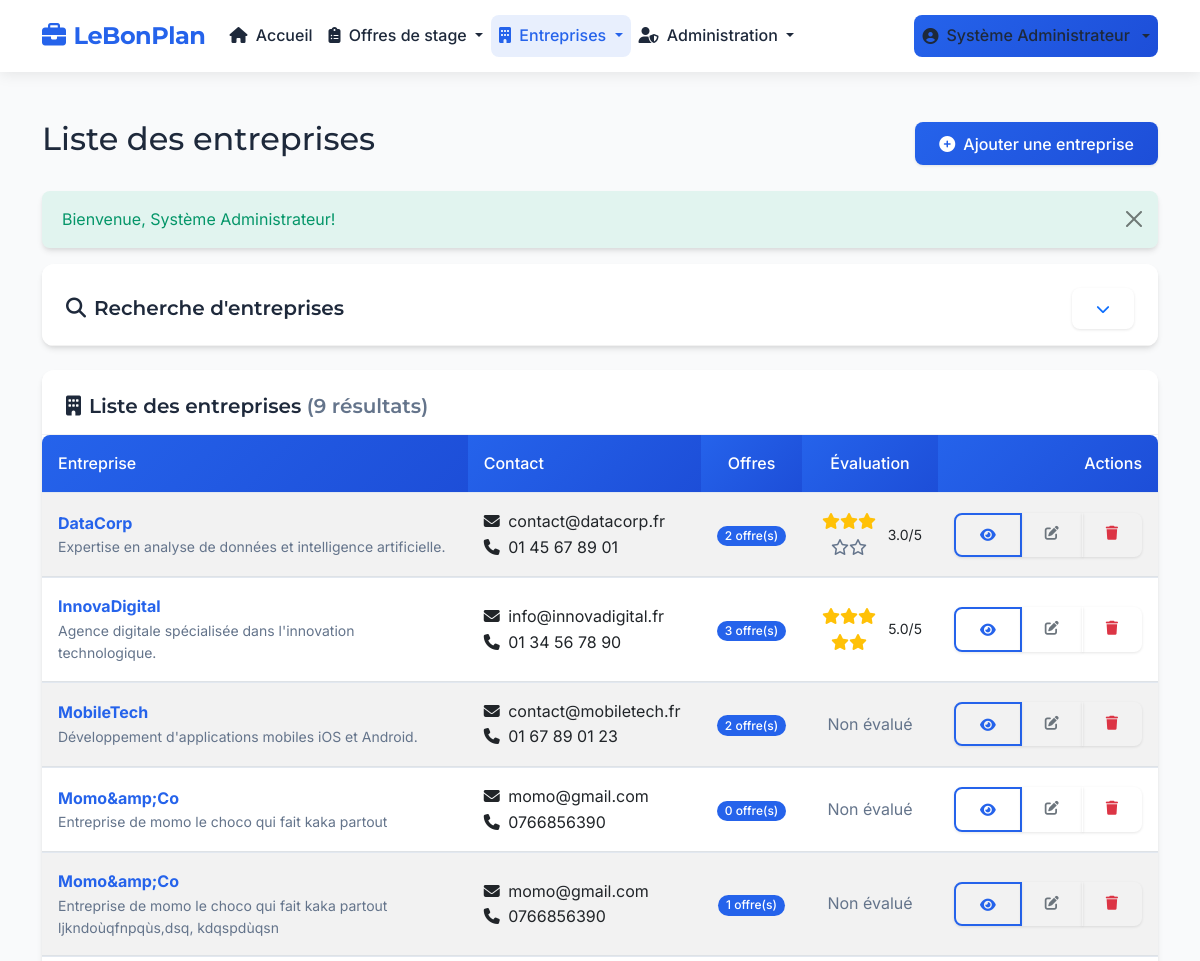
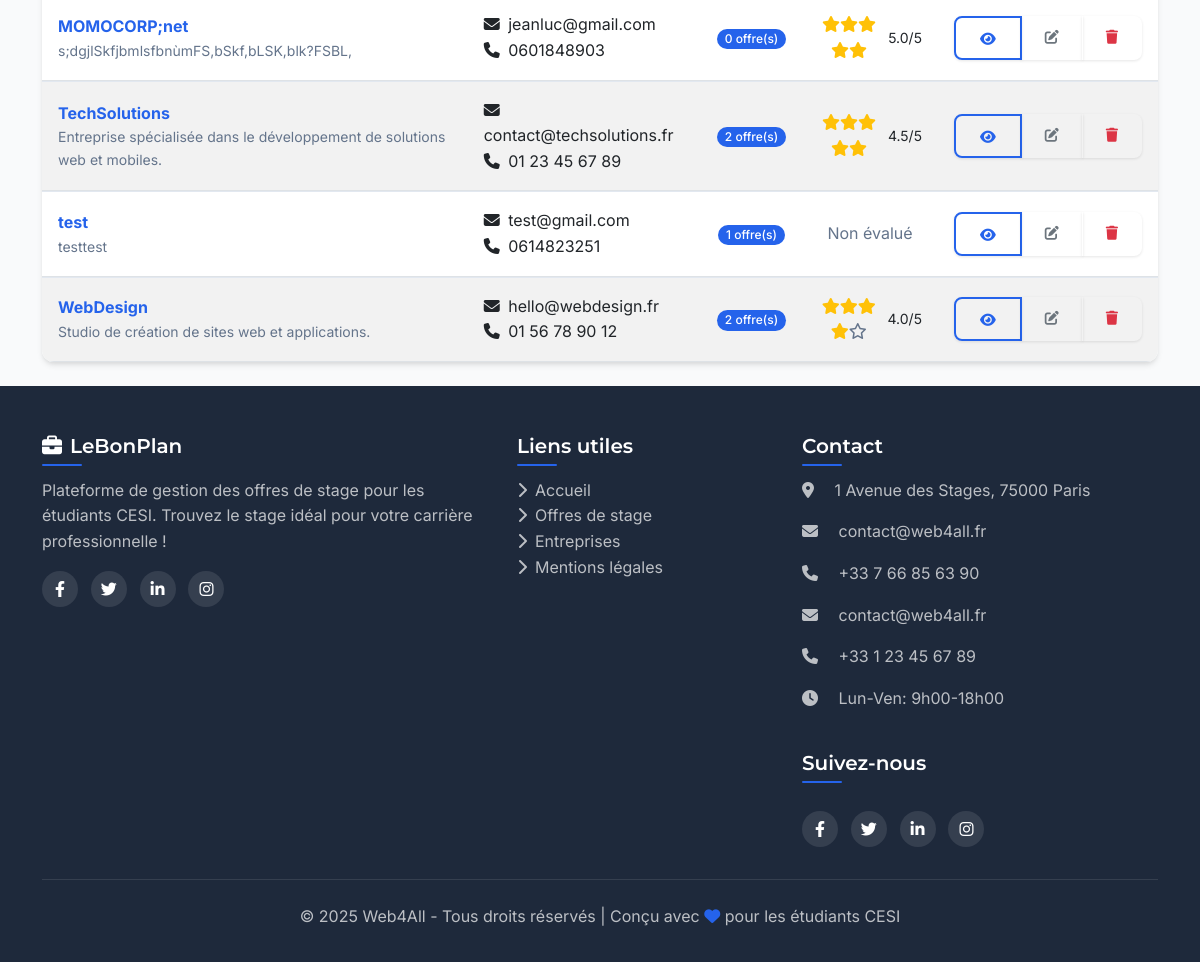
The app's page /index.php?page=entreprises (signed in) with its own data (2 pictures, top to bottom).
### tables this page shows
CREATE TABLE `entreprises` (
  `id` int NOT NULL,
  `nom` varchar(100) NOT NULL,
  `description` text,
  `email` varchar(100) DEFAULT NULL,
  `telephone` varchar(20) DEFAULT NULL,
  `created_at` datetime NOT NULL,
  `updated_at` datetime DEFAULT CURRENT_TIMESTAMP ON UPDATE CURRENT_TIMESTAMP
);

### controllers/EntrepriseController.php (called while the page is built, shortened)
<?php
class EntrepriseController {
    private $entrepriseModel;
    public function __construct() {
        require_once MODELS_PATH . '/Entreprise.php';
        $this->entrepriseModel = new Entreprise();
    }
    public function index() {
        $page = getCurrentPage();
        $filters = [];
        $entreprises = $this->entrepriseModel->getAll($page, ITEMS_PER_PAGE, $filters);
        $totalEntreprises = $this->entrepriseModel->countAll($filters);
        $pageTitle = "Liste des entreprises";
        include VIEWS_PATH . '/entreprises/index.php';
    }
}

### includes/functions.php (called while the page is built, shortened)
<?php
function url($page = 'accueil', $action = '', $params = []) {
    $baseUrl = rtrim(URL_ROOT, '/');
    $url = $baseUrl . '/index.php';
    $queryParams = ['page' => $page];
    if (!empty($action)) {
        $queryParams['action'] = $action;
    }
    if (!empty($params)) {
        $queryParams = array_merge($queryParams, $params);
    }
    return $url . '?' . http_build_query($queryParams);
}
function isLoggedIn() {
    return isset($_SESSION['user_id']) && !empty($_SESSION['user_id']);
}
function hasRole($role) {
    if ($_SESSION['role'] === ROLE_ADMIN) {
        return true;
    }
    return $_SESSION['role'] == $role;
}
function isAdmin() {
    return hasRole(ROLE_ADMIN);
}
function checkAccess($feature) {
    if (isAdmin()) {
        return true;
    }
    return false;
}
function getCurrentPage($default = 1) {
    return isset($_GET['p']) && is_numeric($_GET['p']) ? max(1, (int)$_GET['p']) : $default;
}

### models/Entreprise.php (called while the page is built, shortened)
<?php
class Entreprise {
    private $conn;
    private $table = 'entreprises';
    private $evaluationsTable = 'evaluations_entreprises';
    private $offresTable = 'offres';
    public function __construct() {
        require_once ROOT_PATH . '/config/database.php';
        try {
            $database = new Database();
            $this->conn = $database->getConnection();
        } catch (Exception $e) {
            $this->dbError = true;
            error_log("Exception dans Entreprise::__construct(): " . $e->getMessage());
        }
    }
    public function getAll($page = 1, $limit = ITEMS_PER_PAGE, $filters = []) {
        try {
            $offset = ($page - 1) * $limit;
            $query = "SELECT e.*,
                     (SELECT COUNT(*) FROM {$this->offresTable} o WHERE o.entreprise_id = e.id) as nb_offres,
                     (SELECT AVG(note) FROM {$this->evaluationsTable} ev WHERE ev.entreprise_id = e.id) as moyenne_evaluations
                     FROM {$this->table} e";
            $params = [];
            $orderBy = !empty($filters['order_by']) ? $filters['order_by'] : 'e.nom';
            $orderDir = !empty($filters['order_dir']) ? $filters['order_dir'] : 'ASC';
            $query .= " ORDER BY {$orderBy} {$orderDir}";
            $query .= " LIMIT :limit OFFSET :offset";
            $params[':limit'] = $limit;
            $params[':offset'] = $offset;
            $stmt = $this->conn->prepare($query);
            foreach ($params as $key => $value) {
                if (is_int($value)) {
                    $stmt->bindValue($key, $value, PDO::PARAM_INT);
                } else {
                    $stmt->bindValue($key, $value, PDO::PARAM_STR);
                }
            }
            $stmt->execute();
            $entreprises = [];
            while ($row = $stmt->fetch(PDO::FETCH_ASSOC)) {
                $entreprise = [
                    'id' => $row['id'],
                    'nom' => $row['nom'],
                    'description' => $row['description'],
                    'email' => $row['email'],
                    'telephone' => $row['telephone'],
                    'created_at' => $row['created_at'],
                    'updated_at' => $row['updated_at'],
                    'nb_offres' => $row['nb_offres'],
                    'moyenne_evaluations' => $row['moyenne_evaluations'] ? round($row['moyenne_evaluations'], 1) : null
                ];
                $entreprises[] = $entreprise;
            }
            return $entreprises;
        } catch (PDOException $e) {
            error_log("Erreur dans Entreprise::getAll() - " . $e->getMessage() . " - SQL: {$query} - Params: " . json_encode($params));
            return [];
        }
    }
    public function countAll($filters = []) {
        try {
            $query = "SELECT COUNT(*) as total FROM {$this->table} e";
            $params = [];
            $stmt = $this->conn->prepare($query);
            $stmt->execute();
            $row = $stmt->fetch(PDO::FETCH_ASSOC);
            return (int) $row['total'];
        } catch (PDOException $e) {
            error_log("Erreur lors du comptage des entreprises: " . $e->getMessage());
            return 0;
        }
    }
}

### config/database.php (called while the page is built, shortened)
<?php
class Database {
    private $host = 'localhost';
    private $db_name = 'stages_db';
    private $username = 'julian';
    private $password = 'hM+8jfB8;9';
    private $conn = null;
    public function getConnection() {
        try {
            $this->conn = new PDO(
                "mysql:host={$this->host};dbname={$this->db_name}",
                $this->username,
                $this->password
            );
            $this->conn->setAttribute(PDO::ATTR_ERRMODE, PDO::ERRMODE_EXCEPTION);
            $this->conn->exec("SET NAMES utf8");
        } catch(PDOException $e) {
            $errorMessage = "Erreur de connexion à la base de données : " . $e->getMessage();
            error_log($errorMessage);
            if (defined('ENVIRONMENT') && ENVIRONMENT === 'development') {
                echo "<div style='border:1px solid #dc3545; padding:10px; margin:10px; background-color:#f8d7da; color:#721c24;'>";
                echo "<h3>Erreur de connexion à la base de données</h3>";
                echo "<p><strong>Message:</strong> " . $e->getMessage() . "</p>";
                echo "<p><strong>Code:</strong> " . $e->getCode() . "</p>";
                echo "<p>Vérifiez que:</p>";
                echo "<ul>";
                echo "<li>Le serveur MySQL est démarré</li>";
                echo "<li>Les identifiants dans config/database.php sont corrects</li>";
                echo "<li>La base de données '{$this->db_name}' existe</li>";
                echo "</ul>";
                echo "</div>";
            } else {
                error_log("Erreur de connexion à la base de données: " . $e->getMessage());
            }
            $this->conn = null;
        }
        return $this->conn;
    }
}

### views/entreprises/index.php (the view, shortened to what this page needs)
<?php
include ROOT_PATH . '/views/templates/header.php';
?>
    <div class="container mt-4">
        <div class="d-flex justify-content-between align-items-center mb-4">
            <h1 class="h2"><?php echo $pageTitle; ?></h1>
            <?php if (checkAccess('entreprise_creer')): ?>
                <a href="<?php echo url('entreprises', 'creer'); ?>" class="btn btn-primary">
                    <i class="fas fa-plus-circle me-2"></i>Ajouter une entreprise
                </a>
            <?php endif; ?>
        </div>
        <?php if (isset($_SESSION['flash_message'])): ?>
            <div class="alert alert-<?php echo $_SESSION['flash_message']['type']; ?> alert-dismissible fade show" role="alert">
                <?php echo $_SESSION['flash_message']['message']; ?>
                <button type="button" class="btn-close" data-bs-dismiss="alert" aria-label="Close"></button>
            </div>
        <?php endif; ?>
        <div class="card mb-4 shadow-sm">
            <div class="card-header bg-white">
                <div class="d-flex justify-content-between align-items-center">
                    <h5 class="mb-0"><i class="fas fa-search me-2"></i>Recherche d'entreprises</h5>
                    <button class="btn btn-sm btn-link" type="button" data-bs-toggle="collapse" data-bs-target="#searchCollapse" aria-expanded="false">
                        <i class="fas fa-chevron-down"></i>
                    </button>
                </div>
            </div>
        </div>
        <div class="card shadow-sm">
            <div class="card-header bg-white">
                <h5 class="mb-0">
                    <i class="fas fa-building me-2"></i>Liste des entreprises
                    <span class="text-muted">(<?php echo $totalEntreprises; ?> résultats)</span>
                </h5>
            </div>
            <div class="card-body p-0">
                <?php if (empty($entreprises)): ?>
                    <div class="alert alert-info m-3">
                        <?php if (isset($dbError) && $dbError): ?>
                            Les données des entreprises ne sont pas disponibles en raison du problème de connexion.
                        <?php else: ?>
                            Aucune entreprise ne correspond à vos critères de recherche.
                        <?php endif; ?>
                    </div>
                <?php else: ?>
                    <div class="table-responsive">
                        <table class="table table-hover table-striped mb-0">
                            <thead>
                            <tr>
                                <th>Entreprise</th>
                                <th>Contact</th>
                                <th class="text-center">Offres</th>
                                <th class="text-center">Évaluation</th>
                                <th class="text-end">Actions</th>
                            </tr>
                            </thead>
                            <tbody>
                            <?php foreach ($entreprises as $entreprise): ?>
                                <tr>
                                    <td>
                                        <a href="<?php echo url('entreprises', 'detail', ['id' => $entreprise['id']]); ?>" class="fw-bold text-decoration-none">
                                            <?php echo htmlspecialchars($entreprise['nom']); ?>
                                        </a>
                                        <?php if (!empty($entreprise['description'])): ?>
                                            <div class="text-muted small">
                                                <?php
                                                $description = htmlspecialchars($entreprise['description']);
                                                echo strlen($description) > 100 ? substr($description, 0, 100) . '...' : $description;
                                                ?>
                                            </div>
                                        <?php endif; ?>
                                    </td>
                                    <td>
                                        <?php if (!empty($entreprise['email'])): ?>
                                            <div><i class="fas fa-envelope me-1"></i> <?php echo htmlspecialchars($entreprise['email']); ?></div>
                                        <?php endif; ?>
                                        <?php if (!empty($entreprise['telephone'])): ?>
                                            <div><i class="fas fa-phone me-1"></i> <?php echo htmlspecialchars($entreprise['telephone']); ?></div>
                                        <?php endif; ?>
                                    </td>
                                    <td class="text-center">
                                        <a href="<?php echo url('offres', 'rechercher', ['entreprise_id' => $entreprise['id']]); ?>" class="badge bg-primary text-decoration-none">
                                            <?php echo $entreprise['nb_offres']; ?> offre(s)
                                        </a>
                                    </td>
                                    <td class="text-center">
                                        <?php if ($entreprise['moyenne_evaluations']): ?>
                                            <div class="d-flex justify-content-center align-items-center">
                                                <div class="stars me-2">
                                                    <?php
                                                    $rating = round($entreprise['moyenne_evaluations']);
                                                    for ($i = 1; $i <= 5; $i++) {
                                                        if ($i <= $rating) {
                                                            echo '<i class="fas fa-star text-warning"></i>';
                                                        } else {
                                                            echo '<i class="far fa-star text-muted"></i>';
                                                        }
                                                    }
                                                    ?>
                                                </div>
                                                <span class="small"><?php echo number_format($entreprise['moyenne_evaluations'], 1); ?>/5</span>
                                            </div>
                                        <?php else: ?>
                                            <span class="text-muted">Non évalué</span>
                                        <?php endif; ?>
                                    </td>
                                    <td class="text-end">
                                        <div class="btn-group">
                                            <a href="<?php echo url('entreprises', 'detail', ['id' => $entreprise['id']]); ?>" class="btn btn-sm btn-outline-primary" title="Détails">
                                                <i class="fas fa-eye"></i>
                                            </a>
                                            <?php if (checkAccess('entreprise_modifier')): ?>
                                                <a href="<?php echo url('entreprises', 'modifier', ['id' => $entreprise['id']]); ?>" class="btn btn-sm btn-outline-secondary" title="Modifier">
                                                    <i class="fas fa-edit"></i>
                                                </a>
                                            <?php endif; ?>
                                            <?php if (checkAccess('entreprise_supprimer')): ?>
                                                <a href="<?php echo url('entreprises', 'supprimer', ['id' => $entreprise['id']]); ?>" class="btn btn-sm btn-outline-danger" title="Supprimer">
                                                    <i class="fas fa-trash"></i>
                                                </a>
                                            <?php endif; ?>
                                        </div>
                                    </td>
                                </tr>
                            <?php endforeach; ?>
                            </tbody>
                        </table>
                    </div>
                <?php endif; ?>
            </div>
        </div>
    </div>
<?php include ROOT_PATH . '/views/templates/footer.php'; ?>

### records on screen
entreprises: nom "DataCorp", description "Expertise en analyse de données et intelligence artificielle.", email "contact@datacorp.fr", telephone "01 45 67 89 01", nb_offres "2", moyenne_evaluations "3.0"
entreprises: nom "InnovaDigital", description "Agence digitale spécialisée dans l'innovation technologique.", email "info@innovadigital.fr", telephone "01 34 56 78 90", nb_offres "3", moyenne_evaluations "5.0"
entreprises: nom "MobileTech", description "Développement d'applications mobiles iOS et Android.", email "contact@mobiletech.fr", telephone "01 67 89 01 23", nb_offres "2", shows "Non évalué"
entreprises: nom "Momo&amp;Co", description "Entreprise de momo le choco qui fait kaka partout", email "momo@gmail.com", telephone "0766856390", nb_offres "0", shows "Non évalué"
entreprises: nom "Momo&amp;Co", description "Entreprise de momo le choco qui fait kaka partout ljkndoùqfnpqùs,dsq, kdqspdùqsn", email "momo@gmail.com", telephone "0766856390", nb_offres "1", shows "Non évalué"
entreprises: nom "MOMOCORP;net", description "s;dgjlSkfjbmlsfbnùmFS,bSkf,bLSK,blk?FSBL,", email "jeanluc@gmail.com", telephone "0601848903", nb_offres "0", moyenne_evaluations "5.0"
entreprises: nom "TechSolutions", description "Entreprise spécialisée dans le développement de solutions web et mobiles.", email "contact@techsolutions.fr", telephone "01 23 45 67 89", nb_offres "2", moyenne_evaluations "4.5"
entreprises: nom "test", description "testtest", email "test@gmail.com", telephone "0614823251", nb_offres "1", shows "Non évalué"
entreprises: nom "WebDesign", description "Studio de création de sites web et applications.", email "hello@webdesign.fr", telephone "01 56 78 90 12", nb_offres "2", moyenne_evaluations "4.0"

### other values on screen
SITE_NAME "LeBonPlan"
$_SESSION['prenom'] "Système"
$_SESSION['nom'] "Administrateur"
$pageTitle "Liste des entreprises"
$_SESSION['flash_message']['message'] "Bienvenue, Système Administrateur!"
$totalEntreprises "9"
